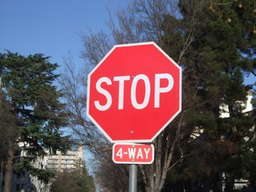
#> input picture SC001_lecture08/images/stop.png, 256 x 192 px, shrunk from 800 x 600 before the run
$ python img_processing_2.py
#> lines starting #> are read from the running program, lines starting #| are printed output that depends on the picture
### SC001_lecture08/simpleimage.py
#!/usr/bin/env python3

"""
Stanford CS106AP SimpleImage
Nick Parlante, Sonja Johnson-Yu, and Nick Bowman
 -6/2019 version has file reading, pix, and foreach iterator

SimpleImage Features:
Create image:
    image = SimpleImage.blank(400, 200)   # create new image of size
    image = SimpleImage('foo.jpg')        # create from file

Access size
    image.width, image.height

Iterate over all pixels:
    for pixel in image:
        #do something with pixel

Get pix at x,y
    pix = image.get_pix(x, y)
    # pix is RGB tuple like (100, 200, 0)

Set pix at x,y
    image.set_pix(x, y, pix)   # set data by tuple also

Get Pixel object at x,y
    pixel = image.get_pixel(x, y)
    pixel.red = 0
    pixel.blue = 255

Show image on screen
    image.show()

The main() function below demonstrates the above functions as a test.
"""

import sys
# If the following line fails, "Pillow" needs to be installed
from PIL import Image


def clamp(num):
    """
    Return a "clamped" version of the given num,
    converted to be an int limited to the range 0..255 for 1 byte.
    """
    num = int(num)
    if num < 0:
        return 0
    if num >= 256:
        return 255
    return num


class Pixel(object):
    """
    A pixel at an x,y in a SimpleImage.
    Supports set/get .red .green .blue
    and get .x .y
    """
    def __init__(self, image, x, y):
        self.image = image
        self._x = x
        self._y = y

    def __str__(self):
        return 'r:' + str(self.red) + ' g:' + str(self.green) + ' b:' + str(self.blue)

    # Pillow image stores each pixel color as a (red, green, blue) tuple.
    # So the functions below have to unpack/repack the tuple to change anything.

    @property
    def red(self):
        return self.image.px[self._x, self._y][0]

    @red.setter
    def red(self, value):
        rgb = self.image.px[self._x, self._y]
        self.image.px[self._x, self._y] = (clamp(value), rgb[1], rgb[2])

    @property
    def green(self):
        return self.image.px[self._x, self._y][1]

    @green.setter
    def green(self, value):
        rgb = self.image.px[self._x, self._y]
        self.image.px[self._x, self._y] = (rgb[0], clamp(value), rgb[2])

    @property
    def blue(self):
        return self.image.px[self._x, self._y][2]

    @blue.setter
    def blue(self, value):
        rgb = self.image.px[self._x, self._y]
        self.image.px[self._x, self._y] = (rgb[0], rgb[1], clamp(value))

    @property
    def x(self):
        return self._x

    @property
    def y(self):
        return self._y


# color tuples for background color names 'red' 'white' etc.
BACK_COLORS = {
    'white': (255, 255, 255),
    'black': (0, 0, 0),
    'red': (255, 0, 0),
    'green': (0, 255, 0),
    'blue': (0, 0, 255),
}


class SimpleImage(object):
    def __init__(self, filename, width=0, height=0, back_color=None):
        """
        Create a new image. This case works: SimpleImage('foo.jpg')
        To create a blank image use SimpleImage.blank(500, 300)
        The other parameters here are for internal/experimental use.
        """
#> called with filename = 'images/stop.png', width = 0, height = 0
        # Create pil_image either from file, or making blank
        if filename:
            self.pil_image = Image.open(filename).convert("RGB")
            if self.pil_image.mode != 'RGB':
                raise Exception('Image file is not RGB')
            self._filename = filename  # hold onto
        else:
            if not back_color:
                back_color = 'white'
            color_tuple = BACK_COLORS[back_color]
            if width == 0 or height == 0:
                raise Exception('Creating blank image requires width/height but got {} {}'
                                .format(width, height))
            self.pil_image = Image.new('RGB', (width, height), color_tuple)
        self.px = self.pil_image.load()
        size = self.pil_image.size
#> size = (256, 192)
        self._width = size[0]
#> self._width = 256
        self._height = size[1]
#> self._height = 192
        self.curr_x = 0
        self.curr_y = 0

    def __iter__(self):
        return self

    def __next__(self):
        if self.curr_x < self.width and self.curr_y < self.height:
            x = self.curr_x
            y = self.curr_y
            self.increment_curr_counters()
            return Pixel(self, x, y)
        else:
            self.curr_x = 0
            self.curr_y = 0
            raise StopIteration()

    def increment_curr_counters(self):
        self.curr_x += 1
        if self.curr_x == self.width:
            self.curr_x = 0
            self.curr_y += 1

    # [9 lines left out: functions blank, file, not called in this run]

    @property
    def width(self):
        """Width of image in pixels."""
        return self._width

    @property
    def height(self):
        """Height of image in pixels."""
        return self._height

    def get_pixel(self, x, y):
        """
        Returns a Pixel at the given x,y, suitable for getting/setting
        .red .green .blue values.
        """
        if x < 0 or x >= self._width or y < 0 or y >= self.height:
            e = Exception('get_pixel bad coordinate x %d y %d (vs. image width %d height %d)' %
                          (x, y, self._width, self.height))
            raise e
        return Pixel(self, x, y)

    # [14 lines left out: functions set_pixel, set_rgb, not called in this run]

    def get_pix(self, x, y):
        """Get pix RGB tuple (200, 100, 50) for the given x,y."""
        return self.px[x, y]

    def set_pix(self, x, y, pix):
        """Set the given pix RGB tuple into the image at the given x,y."""
        self.px[x, y] = pix

    def show(self):
        """Displays the image using an external utility."""
        self.pil_image.show()

    # [39 lines left out: functions make_as_big_as, main, not called in this run]


# [2 lines that do not run on import are left out]

### SC001_lecture08/img_processing_2.py
"""
File: img_processing_2.py
Name:
-------------------------------
This file contains 2 image processing algorithms:
(1.) left_half_darken
(2.) gray_scale
"""


from simpleimage import SimpleImage


def main():
    """
    This file contains 2 image processing algorithms:
    left_half_darken and gray_scale
    """
    #img = SimpleImage('images/stop.png')
    #img.show()

    half_dark_img = left_half_darken('images/stop.png')
    half_dark_img.show()

    gray_scale_img = gray_scale('images/stop.png')
    gray_scale_img.show()


def left_half_darken(filepath):
    """
    :param filepath: str, the file path of the original image (with respect to current directory)
    :return img: SimpleImage, the image with half horizontal area darken
    """
    darken_img= SimpleImage(filepath)
    for x in range(darken_img.width):
        for y in range(darken_img.height):
            pixel = darken_img.get_pixel(x,y)
            if x < darken_img.width//2:
                pixel.red //=2
                pixel.green//=2
                pixel.blue//=2
            if y < darken_img.height//2:
                pixel.red //=2
                pixel.green //=2
                pixel.blue //=2
#> in show, `self.pil_image.show()`:
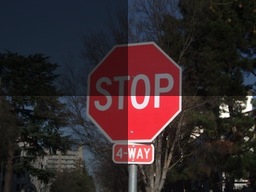
#> shown: PIL image 256x192 RGB; mean R, G, B 52.6, 40.1, 42.2
    return darken_img


def gray_scale(filepath):
    """
    :param filepath: str, the file path of the original image (with respect to current directory)
    :return: SimpleImage, gray scaled image
    """
#> called with filepath = 'images/stop.png'
    gray_img =SimpleImage(filepath)
    for pixel in gray_img:
        avg = (pixel.red+pixel.blue+pixel.green)//3
        pixel.red=pixel.red
        pixel.blue=pixel.red
        pixel.green=pixel.red
    return gray_img


# ----- DO NOT MODIFY CODE BELOW THIS LINE ----- #
if __name__ == '__main__':
    main()
#> in show (call 2), `self.pil_image.show()`:
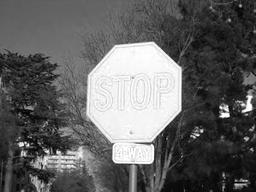
#> shown: PIL image 256x192 RGB; min 0, max 255, mean 98.2
